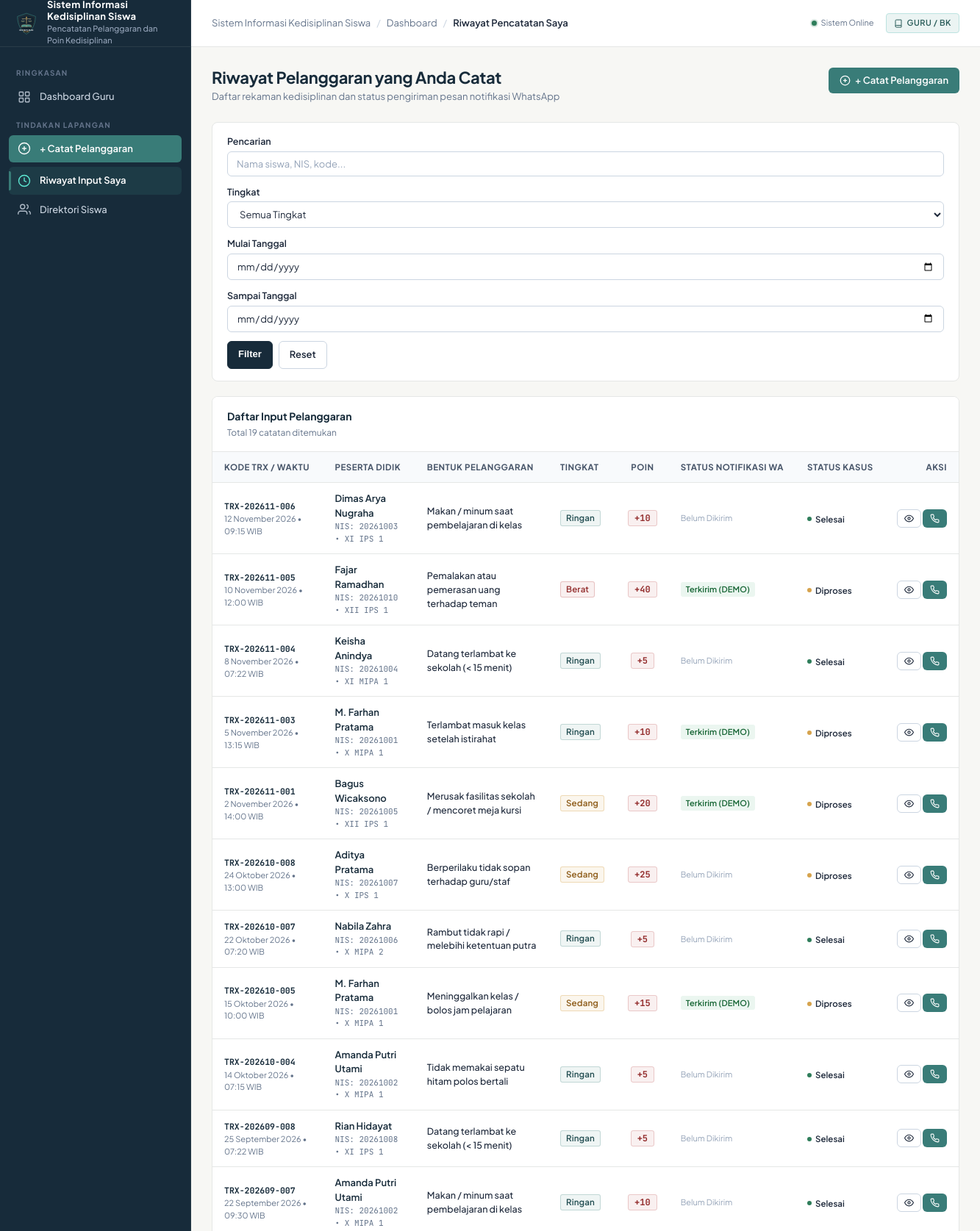
The app's page /teacher/history.php (signed in, upper part) with its own data.
### tables this page shows
CREATE TABLE `violation_records` (
    `id` INT AUTO_INCREMENT PRIMARY KEY,
    `kode_transaksi` VARCHAR(50) NOT NULL UNIQUE,
    `student_id` INT NOT NULL,
    `category_id` INT NOT NULL,
    `teacher_id` INT NOT NULL,
    `poin` INT NOT NULL,
    `tanggal_kejadian` DATE NOT NULL,
    `waktu_kejadian` TIME NOT NULL,
    `tempat_kejadian` VARCHAR(100) NOT NULL DEFAULT 'Lingkungan Sekolah',
    `keterangan` TEXT NOT NULL,
    `status_tindak_lanjut` ENUM('Menunggu', 'Diproses', 'Selesai') NOT NULL DEFAULT 'Diproses',
    `created_at` TIMESTAMP DEFAULT CURRENT_TIMESTAMP,
    `updated_at` TIMESTAMP DEFAULT CURRENT_TIMESTAMP ON UPDATE CURRENT_TIMESTAMP,
    CONSTRAINT `fk_violations_student` FOREIGN KEY (`student_id`) REFERENCES `students` (`id`) ON DELETE RESTRICT ON UPDATE CASCADE,
    CONSTRAINT `fk_violations_category` FOREIGN KEY (`category_id`) REFERENCES `violation_categories` (`id`) ON DELETE RESTRICT ON UPDATE CASCADE,
    CONSTRAINT `fk_violations_teacher` FOREIGN KEY (`teacher_id`) REFERENCES `teachers` (`id`) ON DELETE RESTRICT ON UPDATE CASCADE
);

CREATE TABLE `students` (
    `id` INT AUTO_INCREMENT PRIMARY KEY,
    `nis` VARCHAR(30) NOT NULL UNIQUE,
    `nisn` VARCHAR(30) NULL UNIQUE,
    `nama_lengkap` VARCHAR(100) NOT NULL,
    `jenis_kelamin` ENUM('L', 'P') NOT NULL,
    `class_id` INT NOT NULL,
    `tempat_lahir` VARCHAR(50) NULL,
    `tanggal_lahir` DATE NULL,
    `alamat` TEXT NULL,
    `no_telp_wali` VARCHAR(20) NOT NULL,
    `total_poin` INT NOT NULL DEFAULT 0,
    `status_siswa` ENUM('aktif', 'lulus', 'pindah', 'dikeluarkan') NOT NULL DEFAULT 'aktif',
    `created_at` TIMESTAMP DEFAULT CURRENT_TIMESTAMP,
    `updated_at` TIMESTAMP DEFAULT CURRENT_TIMESTAMP ON UPDATE CURRENT_TIMESTAMP,
    CONSTRAINT `fk_students_class` FOREIGN KEY (`class_id`) REFERENCES `classes` (`id`) ON DELETE RESTRICT ON UPDATE CASCADE
);

CREATE TABLE `classes` (
    `id` INT AUTO_INCREMENT PRIMARY KEY,
    `nama_kelas` VARCHAR(50) NOT NULL UNIQUE,
    `tingkat` ENUM('X', 'XI', 'XII') NOT NULL,
    `jurusan` VARCHAR(50) NOT NULL DEFAULT 'MIPA',
    `wali_kelas_id` INT NULL,
    `tahun_ajaran` VARCHAR(20) NOT NULL DEFAULT '2026/2027',
    `created_at` TIMESTAMP DEFAULT CURRENT_TIMESTAMP,
    `updated_at` TIMESTAMP DEFAULT CURRENT_TIMESTAMP ON UPDATE CURRENT_TIMESTAMP,
    CONSTRAINT `fk_classes_wali` FOREIGN KEY (`wali_kelas_id`) REFERENCES `teachers` (`id`) ON DELETE SET NULL ON UPDATE CASCADE
);

CREATE TABLE `violation_categories` (
    `id` INT AUTO_INCREMENT PRIMARY KEY,
    `kode` VARCHAR(20) NOT NULL UNIQUE,
    `nama_pelanggaran` VARCHAR(150) NOT NULL,
    `tingkat` ENUM('Ringan', 'Sedang', 'Berat') NOT NULL,
    `poin` INT NOT NULL,
    `deskripsi` TEXT NULL,
    `status` ENUM('active', 'inactive') NOT NULL DEFAULT 'active',
    `created_at` TIMESTAMP DEFAULT CURRENT_TIMESTAMP,
    `updated_at` TIMESTAMP DEFAULT CURRENT_TIMESTAMP ON UPDATE CURRENT_TIMESTAMP
);

### includes/functions.php (called while the page is built, shortened)
<?php
function e($value) {
    return htmlspecialchars((string)($value ?? ''), ENT_QUOTES, 'UTF-8');
}
function format_date_id($date_str) {
    $timestamp = strtotime($date_str);
    $months = [
        1 => 'Januari', 2 => 'Februari', 3 => 'Maret', 4 => 'April',
        5 => 'Mei', 6 => 'Juni', 7 => 'Juli', 8 => 'Agustus',
        9 => 'September', 10 => 'Oktober', 11 => 'November', 12 => 'Desember'
    ];
    $day = date('j', $timestamp);
    $month_num = (int)date('n', $timestamp);
    $year = date('Y', $timestamp);
    return $day . ' ' . ($months[$month_num] ?? '') . ' ' . $year;
}

### teacher/history.php (the view, shortened to what this page needs)
<?php
$user = current_user();
$pdo = get_db_connection();
$teacher_id = (int)($user['teacher_id'] ?? 1);
$search = trim($_GET['search'] ?? '');
$filter_start = trim($_GET['start_date'] ?? '');
$filter_end   = trim($_GET['end_date'] ?? '');
$where = ["vr.teacher_id = ?"];
$params = [$teacher_id];
$where_sql = implode(" AND ", $where);
$sql = "
    SELECT vr.*, s.nama_lengkap as nama_siswa, s.nis, s.no_telp_wali, c.nama_kelas,
           vc.nama_pelanggaran, vc.tingkat,
           (SELECT n.status FROM notifications n WHERE n.violation_record_id = vr.id ORDER BY n.id DESC LIMIT 1) as wa_status,
           (SELECT n.sent_at FROM notifications n WHERE n.violation_record_id = vr.id ORDER BY n.id DESC LIMIT 1) as wa_sent_at
    FROM violation_records vr
    JOIN students s ON vr.student_id = s.id
    JOIN classes c ON s.class_id = c.id
    JOIN violation_categories vc ON vr.category_id = vc.id
    WHERE {$where_sql}
    ORDER BY vr.tanggal_kejadian DESC, vr.id DESC
";
$stmt = $pdo->prepare($sql);
$stmt->execute($params);
$records = $stmt->fetchAll();
require_once __DIR__ . '/../includes/header.php';
?>
<div class="page-header">
  <div>
    <h1 class="page-title">Riwayat Pelanggaran yang Anda Catat</h1>
    <p class="page-subtitle">Daftar rekaman kedisiplinan dan status pengiriman pesan notifikasi WhatsApp</p>
  </div>
  <div class="page-actions">
    <a href="<?= BASE_URL ?>/teacher/add_violation.php" class="btn btn-accent">
      <svg width="15" height="15" viewBox="0 0 24 24" fill="none" stroke="currentColor" stroke-width="2"><circle cx="12" cy="12" r="10"/><line x1="12" y1="8" x2="12" y2="16"/><line x1="8" y1="12" x2="16" y2="12"/></svg>
      <span>+ Catat Pelanggaran</span>
    </a>
  </div>
</div>
<div class="surface-card" style="margin-bottom: 20px;">
  <div class="card-body-styled" style="padding: 16px 20px;">
    <form method="GET" action="<?= BASE_URL ?>/teacher/history.php" style="display: grid; grid-template-columns: repeat(auto-fit, minmax(180px, 1fr)) auto; gap: 12px; align-items: flex-end;">
      <div>
        <label class="form-label" style="margin-bottom: 4px;">Pencarian</label>
        <input type="text" name="search" class="form-control" placeholder="Nama siswa, NIS, kode..." value="<?= e($search) ?>">
      </div>
      <div>
        <label class="form-label" style="margin-bottom: 4px;">Tingkat</label>
        <select name="level" class="form-control">
          <option value="">Semua Tingkat</option>
        </select>
      </div>
      <div>
        <label class="form-label" style="margin-bottom: 4px;">Mulai Tanggal</label>
        <input type="date" name="start_date" class="form-control" value="<?= e($filter_start) ?>">
      </div>
      <div>
        <label class="form-label" style="margin-bottom: 4px;">Sampai Tanggal</label>
        <input type="date" name="end_date" class="form-control" value="<?= e($filter_end) ?>">
      </div>
      <div style="display: flex; gap: 8px;">
        <button type="submit" class="btn btn-primary" style="height: 38px;">Filter</button>
        <a href="<?= BASE_URL ?>/teacher/history.php" class="btn btn-secondary" style="height: 38px;">Reset</a>
      </div>
    </form>
  </div>
</div>
<div class="surface-card">
  <div class="card-header-styled">
    <div>
      <h2 class="card-title-styled">Daftar Input Pelanggaran</h2>
      <span class="card-subtitle-styled">Total <?= count($records) ?> catatan ditemukan</span>
    </div>
  </div>
  <div class="card-body-styled" style="padding: 0;">
    <div class="table-responsive">
      <table class="app-table">
        <thead>
          <tr>
            <th>Kode TRX / Waktu</th>
            <th>Peserta Didik</th>
            <th>Bentuk Pelanggaran</th>
            <th>Tingkat</th>
            <th style="text-align: center;">Poin</th>
            <th>Status Notifikasi WA</th>
            <th>Status Kasus</th>
            <th style="text-align: right;">Aksi</th>
          </tr>
        </thead>
        <tbody>
          <?php if (empty($records)): ?>
            <tr>
              <td colspan="8">
                <div class="empty-state">
                  <div class="empty-state-title">Tidak ada riwayat input</div>
                  <div class="empty-state-text">Anda belum memiliki catatan pelanggaran yang sesuai dengan filter.</div>
                </div>
              </td>
            </tr>
          <?php else: ?>
            <?php foreach ($records as $r):
              $sev_class = ($r['tingkat'] === 'Berat') ? 'badge-berat' : (($r['tingkat'] === 'Sedang') ? 'badge-sedang' : 'badge-ringan');
            ?>
              <tr>
                <td>
                  <span style="font-family: var(--font-mono); font-weight: 700; color: var(--color-primary); font-size: 11.5px;"><?= e($r['kode_transaksi']) ?></span>
                  <div style="font-size: 11px; color: var(--color-text-muted);"><?= format_date_id($r['tanggal_kejadian']) ?> &bull; <?= substr($r['waktu_kejadian'], 0, 5) ?> WIB</div>
                </td>
                <td>
                  <div style="font-weight: 600; color: var(--color-primary);"><?= e($r['nama_siswa']) ?></div>
                  <div style="font-size: 11px; color: var(--color-text-muted); font-family: var(--font-mono);">NIS: <?= e($r['nis']) ?> &bull; <?= e($r['nama_kelas']) ?></div>
                </td>
                <td>
                  <div style="font-size: 12.5px; font-weight: 500; max-width: 240px;"><?= e($r['nama_pelanggaran']) ?></div>
                </td>
                <td>
                  <span class="badge <?= $sev_class ?>"><?= e($r['tingkat']) ?></span>
                </td>
                <td style="text-align: center;">
                  <span class="badge-points danger">+<?= (int)$r['poin'] ?></span>
                </td>
                <td>
                  <?php if ($r['wa_status'] === 'sent' || $r['wa_status'] === 'simulated'): ?>
                    <span class="badge" style="background-color: #EBF6F0; color: #166534; font-size: 11px;">
                      <?= $r['wa_status'] === 'simulated' ? 'Terkirim (DEMO)' : 'Terkirim' ?>
                    </span>
                  <?php elseif ($r['wa_status'] === 'failed'): ?>
                    <span class="badge" style="background-color: #FEF2F2; color: #DC2626; font-size: 11px;">Gagal</span>
                  <?php else: ?>
                    <span style="font-size: 11px; color: var(--color-text-subtle);">Belum Dikirim</span>
                  <?php endif; ?>
                </td>
                <td>
                  <span class="status-pill <?= strtolower($r['status_tindak_lanjut']) ?>">
                    <span class="status-dot"></span>
                    <?= e($r['status_tindak_lanjut']) ?>
                  </span>
                </td>
                <td style="text-align: right; white-space: nowrap;">
                  <button type="button" class="btn btn-secondary btn-sm" onclick="showDetail(<?= (int)$r['id'] ?>)" title="Lihat Kronologi">
                    <svg width="13" height="13" viewBox="0 0 24 24" fill="none" stroke="currentColor" stroke-width="2"><path d="M1 12s4-8 11-8 11 8 11 8-4 8-11 8-11-8-11-8z"/><circle cx="12" cy="12" r="3"/></svg>
                  </button>
                  <button type="button" class="btn btn-accent btn-sm" onclick="sendWA(<?= (int)$r['id'] ?>, '<?= e(addslashes($r['nama_siswa'])) ?>', '<?= e($r['no_telp_wali']) ?>')" title="Kirim Pesan WhatsApp">
                  </button>
                </td>
              </tr>
            <?php endforeach; ?>
          <?php endif; ?>
        </tbody>
      </table>
    </div>
  </div>
</div>
<?php require_once __DIR__ . '/../includes/footer.php'; ?>

### records on screen
violation_records: kode_transaksi "TRX-202611-006", tanggal_kejadian "12 November 2026", waktu_kejadian "09:15", student.nama_lengkap "Dimas Arya Nugraha", student.nis "20261003", classes.nama_kelas "XI IPS 1", category.nama_pelanggaran "Makan / minum saat pembelajaran di kelas", category.tingkat "Ringan", poin "10", shows "Belum Dikirim", status_tindak_lanjut "Selesai"
violation_records: kode_transaksi "TRX-202611-005", tanggal_kejadian "10 November 2026", waktu_kejadian "12:00", student.nama_lengkap "Fajar Ramadhan", student.nis "20261010", classes.nama_kelas "XII IPS 1", category.nama_pelanggaran "Pemalakan atau pemerasan uang terhadap teman", category.tingkat "Berat", poin "40", shows "Terkirim (DEMO)", status_tindak_lanjut "Diproses"
violation_records: kode_transaksi "TRX-202611-004", tanggal_kejadian "8 November 2026", waktu_kejadian "07:22", student.nama_lengkap "Keisha Anindya", student.nis "20261004", classes.nama_kelas "XI MIPA 1", category.nama_pelanggaran "Datang terlambat ke sekolah (< 15 menit)", category.tingkat "Ringan", poin "5", shows "Belum Dikirim", status_tindak_lanjut "Selesai"
violation_records: kode_transaksi "TRX-202611-003", tanggal_kejadian "5 November 2026", waktu_kejadian "13:15", student.nama_lengkap "M. Farhan Pratama", student.nis "20261001", classes.nama_kelas "X MIPA 1", category.nama_pelanggaran "Terlambat masuk kelas setelah istirahat", category.tingkat "Ringan", poin "10", shows "Terkirim (DEMO)", status_tindak_lanjut "Diproses"
violation_records: kode_transaksi "TRX-202611-001", tanggal_kejadian "2 November 2026", waktu_kejadian "14:00", student.nama_lengkap "Bagus Wicaksono", student.nis "20261005", classes.nama_kelas "XII IPS 1", category.nama_pelanggaran "Merusak fasilitas sekolah / mencoret meja kursi", category.tingkat "Sedang", poin "20", shows "Terkirim (DEMO)", status_tindak_lanjut "Diproses"
violation_records: kode_transaksi "TRX-202610-008", tanggal_kejadian "24 Oktober 2026", waktu_kejadian "13:00", student.nama_lengkap "Aditya Pratama", student.nis "20261007", classes.nama_kelas "X IPS 1", category.nama_pelanggaran "Berperilaku tidak sopan terhadap guru/staf", category.tingkat "Sedang", poin "25", shows "Belum Dikirim", status_tindak_lanjut "Diproses"
violation_records: kode_transaksi "TRX-202610-007", tanggal_kejadian "22 Oktober 2026", waktu_kejadian "07:20", student.nama_lengkap "Nabila Zahra", student.nis "20261006", classes.nama_kelas "X MIPA 2", category.nama_pelanggaran "Rambut tidak rapi / melebihi ketentuan putra", category.tingkat "Ringan", poin "5", shows "Belum Dikirim", status_tindak_lanjut "Selesai"
violation_records: kode_transaksi "TRX-202610-005", tanggal_kejadian "15 Oktober 2026", waktu_kejadian "10:00", student.nama_lengkap "M. Farhan Pratama", student.nis "20261001", classes.nama_kelas "X MIPA 1", category.nama_pelanggaran "Meninggalkan kelas / bolos jam pelajaran", category.tingkat "Sedang", poin "15", shows "Terkirim (DEMO)", status_tindak_lanjut "Diproses"
violation_records: kode_transaksi "TRX-202610-004", tanggal_kejadian "14 Oktober 2026", waktu_kejadian "07:15", student.nama_lengkap "Amanda Putri Utami", student.nis "20261002", classes.nama_kelas "X MIPA 1", category.nama_pelanggaran "Tidak memakai sepatu hitam polos bertali", category.tingkat "Ringan", poin "5", shows "Belum Dikirim", status_tindak_lanjut "Selesai"
violation_records: kode_transaksi "TRX-202609-008", tanggal_kejadian "25 September 2026", waktu_kejadian "07:22", student.nama_lengkap "Rian Hidayat", student.nis "20261008", classes.nama_kelas "XI IPS 1", category.nama_pelanggaran "Datang terlambat ke sekolah (< 15 menit)", category.tingkat "Ringan", poin "5", shows "Belum Dikirim", status_tindak_lanjut "Selesai"
violation_records: kode_transaksi "TRX-202609-007", tanggal_kejadian "22 September 2026", waktu_kejadian "09:30", student.nama_lengkap "Amanda Putri Utami", student.nis "20261002", classes.nama_kelas "X MIPA 1", category.nama_pelanggaran "Makan / minum saat pembelajaran di kelas", category.tingkat "Ringan", poin "10", shows "Belum Dikirim", status_tindak_lanjut "Selesai"

### other values on screen
APP_NAME "Sistem Informasi Kedisiplinan Siswa"
APP_SUBTITLE "Pencatatan Pelanggaran dan Poin Kedisiplinan"
$b['title'] "Dashboard"
$b['title'] "Riwayat Pencatatan Saya"
count($records) "19"
